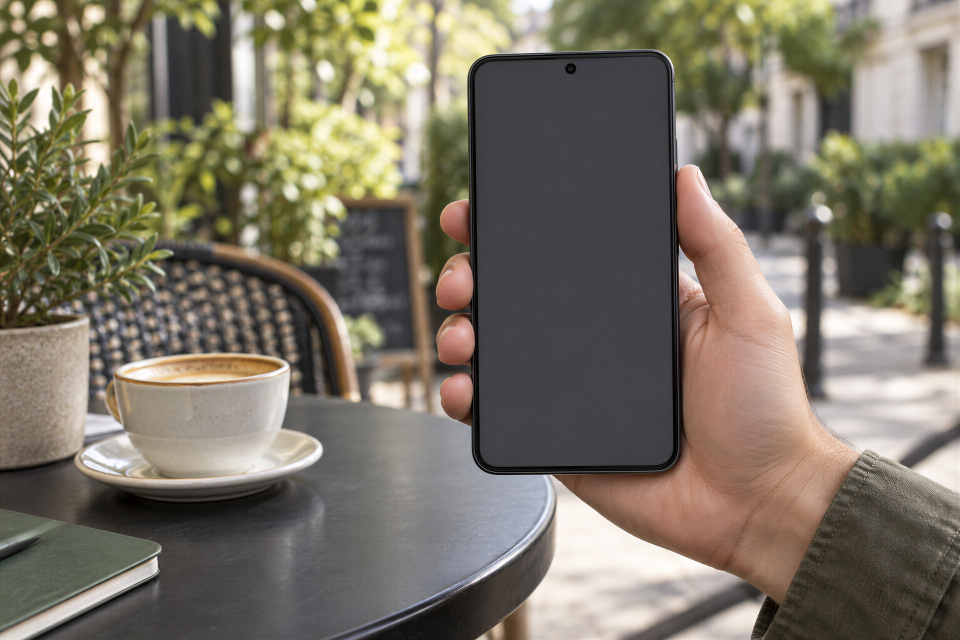
#> input picture backend/packages/mockups/assets/platform-study/galaxy.jpg, 3840 x 2560 px (shown at 1/4 size)
$ python -i image_adjust.py   (imports and definitions only)
#> lines starting #> are read from the running program, lines starting #| are printed output that depends on the picture
"""Image adjustment and filter pipeline for the Stimma SDK.

Pure functions — no SDK dependencies. Uses numpy for vectorized matrix operations
and PIL for spatial effects. Ports the image editor's TypeScript implementation
to Python.

Color matrices are 4x5 (20 elements), applied as:
  [R', G', B', A'] = matrix x [R, G, B, A, 1]
"""

from __future__ import annotations

import math
from pathlib import Path
from typing import Any

import numpy as np
from PIL import Image, ImageDraw, ImageFilter

# ---------------------------------------------------------------------------
# Filter preset matrices (ported from constants.ts)
# ---------------------------------------------------------------------------

FILTER_MATRICES: dict[str, list[float]] = {
    "chrome": [
        1.2, 0.1, 0.1, 0, -20,
        0.1, 1.1, 0.1, 0, -10,
        0.1, 0.1, 1.3, 0, -20,
        0, 0, 0, 1, 0,
    ],
    "fade": [
        1, 0, 0, 0, 30,
        0, 1, 0, 0, 30,
        0, 0, 1, 0, 30,
        0, 0, 0, 0.9, 0,
    ],
    "cold": [
        0.9, 0, 0.1, 0, 0,
        0, 0.95, 0.1, 0, 0,
        0.1, 0.1, 1.2, 0, 10,
        0, 0, 0, 1, 0,
    ],
    "warm": [
        1.2, 0.1, 0, 0, 10,
        0.1, 1.05, 0, 0, 5,
        0, 0, 0.9, 0, -10,
        0, 0, 0, 1, 0,
    ],
    "pastel": [
        1.1, 0.1, 0.1, 0, 20,
        0.1, 1.1, 0.1, 0, 20,
        0.1, 0.1, 1.1, 0, 20,
        0, 0, 0, 1, 0,
    ],
    "mono": [
        0.33, 0.33, 0.33, 0, 0,
        0.33, 0.33, 0.33, 0, 0,
        0.33, 0.33, 0.33, 0, 0,
        0, 0, 0, 1, 0,
    ],
    "noir": [
        0.4, 0.4, 0.2, 0, -20,
        0.3, 0.4, 0.2, 0, -10,
        0.2, 0.3, 0.4, 0, 0,
        0, 0, 0, 1, 0,
    ],
    "stark": [
        0.5, 0.5, 0.5, 0, -50,
        0.5, 0.5, 0.5, 0, -50,
        0.5, 0.5, 0.5, 0, -50,
        0, 0, 0, 1, 0,
    ],
    "sepia": [
        0.393, 0.769, 0.189, 0, 0,
        0.349, 0.686, 0.168, 0, 0,
        0.272, 0.534, 0.131, 0, 0,
        0, 0, 0, 1, 0,
    ],
    "vintage": [
        0.9, 0.2, 0.1, 0, 20,
        0.1, 0.8, 0.2, 0, 15,
        0.1, 0.1, 0.7, 0, 30,
        0, 0, 0, 1, 0,
    ],
    "vivid": [
        1.3, -0.1, -0.1, 0, 0,
        -0.1, 1.3, -0.1, 0, 0,
        -0.1, -0.1, 1.3, 0, 0,
        0, 0, 0, 1, 0,
    ],
    "dramatic": [
        1.3, -0.1, -0.1, 0, -20,
        -0.1, 1.3, -0.1, 0, -20,
        -0.1, -0.1, 1.3, 0, -20,
        0, 0, 0, 1, 0,
    ],
    "portra_400": [
        1.05, 0.08, 0.02, 0, 8,
        0.02, 1.0, 0.05, 0, 6,
        -0.02, 0.05, 0.92, 0, 15,
        0, 0, 0, 1, 0,
    ],
    "velvia": [
        1.2, -0.05, -0.05, 0, -15,
        -0.05, 1.15, -0.05, 0, -10,
        -0.05, 0.05, 1.3, 0, -20,
        0, 0, 0, 1, 0,
    ],
    "kodachrome": [
        1.15, 0.1, -0.05, 0, 5,
        0.05, 1.05, 0.0, 0, 0,
        -0.05, 0.1, 1.1, 0, 10,
        0, 0, 0, 1, 0,
    ],
    "cinestill_800t": [
        0.95, 0.05, 0.1, 0, 10,
        0.0, 1.0, 0.1, 0, 5,
        0.1, 0.1, 1.15, 0, 0,
        0, 0, 0, 1, 0,
    ],
    "polaroid_600": [
        1.0, 0.05, 0.0, 0, 25,
        0.02, 0.98, 0.05, 0, 20,
        0.0, 0.08, 0.9, 0, 30,
        0, 0, 0, 0.95, 0,
    ],
    "tri_x_400": [
        0.35, 0.45, 0.2, 0, 0,
        0.35, 0.45, 0.2, 0, 0,
        0.35, 0.45, 0.2, 0, 0,
        0, 0, 0, 1, 0,
    ],
}

FILTER_NAMES: list[str] = list(FILTER_MATRICES.keys())

# ---------------------------------------------------------------------------
# Color matrix builders (ported from colorMatrix.ts)
# ---------------------------------------------------------------------------

_IDENTITY = [
    1, 0, 0, 0, 0,
    0, 1, 0, 0, 0,
    0, 0, 1, 0, 0,
    0, 0, 0, 1, 0,
]


def _multiply_matrices(a: list[float], b: list[float]) -> list[float]:
    """Compose two 4x5 color matrices (implicit 5th row [0,0,0,0,1])."""
    result = [0.0] * 20
    for row in range(4):
        for col in range(5):
            s = 0.0
            for i in range(4):
                s += a[row * 5 + i] * b[i * 5 + col]
            result[row * 5 + col] = s
        # Add the offset column from a
        result[row * 5 + 4] += a[row * 5 + 4]
    return result


def _brightness_matrix(value: float) -> list[float]:
    """Brightness: -100 to +100 -> offset -255 to +255."""
    b = (value / 100) * 255
    return [
        1, 0, 0, 0, b,
        0, 1, 0, 0, b,
        0, 0, 1, 0, b,
        0, 0, 0, 1, 0,
    ]


def _contrast_matrix(value: float) -> list[float]:
    """Contrast: -100 to +100 -> scale 0 to 2."""
    c = 1 + value / 100
    o = 128 * (1 - c)
    return [
        c, 0, 0, 0, o,
        0, c, 0, 0, o,
        0, 0, c, 0, o,
        0, 0, 0, 1, 0,
    ]


# [59 lines left out: functions _saturation_matrix, _exposure_matrix, _temperature_matrix, _combine_adjustments, not called in this run]


def _apply_color_matrix(img: Image.Image, matrix: list[float]) -> Image.Image:
    """Apply a 4x5 color matrix to a PIL Image using numpy vectorized ops."""
    had_alpha = img.mode == "RGBA"
    if img.mode not in ("RGB", "RGBA"):
        img = img.convert("RGBA" if had_alpha else "RGB")

    arr = np.array(img, dtype=np.float32)
    h, w = arr.shape[:2]
    channels = arr.shape[2]

    # Build pixel matrix: (N, 5) with ones column
    pixels = arr.reshape(-1, channels)
    if channels == 3:
        ones = np.ones((pixels.shape[0], 1), dtype=np.float32)
        zeros = np.zeros((pixels.shape[0], 1), dtype=np.float32)
        pixels_5 = np.concatenate([pixels, zeros, ones], axis=1)  # R,G,B,0,1
    else:
        ones = np.ones((pixels.shape[0], 1), dtype=np.float32)
        pixels_5 = np.concatenate([pixels, ones], axis=1)  # R,G,B,A,1

    # Matrix is 4x5, we want result = pixels_5 @ matrix.T
    mat = np.array(matrix, dtype=np.float32).reshape(4, 5)
    result = pixels_5 @ mat.T  # (N, 4)

    np.clip(result, 0, 255, out=result)

    if had_alpha:
        out_arr = result.reshape(h, w, 4).astype(np.uint8)
        return Image.fromarray(out_arr, "RGBA")
    else:
        out_arr = result[:, :3].reshape(h, w, 3).astype(np.uint8)
        return Image.fromarray(out_arr, "RGB")


# ---------------------------------------------------------------------------
# Gamma correction (real np.power, not the TS linear approximation)
# ---------------------------------------------------------------------------

# [17 lines left out: function _apply_gamma, not called in this run]


# ---------------------------------------------------------------------------
# Auto adjustments (ported from FinetuneControls.vue)
# ---------------------------------------------------------------------------

def _analyze_image(img: Image.Image) -> dict[str, Any]:
    """Histogram analysis on downsampled image (256px max)."""
    max_size = 256
    scale = min(1.0, max_size / max(img.width, img.height))
    if scale < 1.0:
        small = img.resize(
            (max(1, int(img.width * scale)), max(1, int(img.height * scale))),
            Image.LANCZOS,
        )
    else:
        small = img

    if small.mode != "RGB":
        small = small.convert("RGB")

    arr = np.array(small, dtype=np.int32)
    r, g, b = arr[:, :, 0], arr[:, :, 1], arr[:, :, 2]

    hist_r = np.bincount(r.ravel(), minlength=256)
    hist_g = np.bincount(g.ravel(), minlength=256)
    hist_b = np.bincount(b.ravel(), minlength=256)

    pixel_count = arr.shape[0] * arr.shape[1]
    total_brightness = float(np.mean((r + g + b) / 3.0))

    threshold = pixel_count * 0.005

    def find_min_max(hist: np.ndarray) -> tuple[int, int]:
        cumsum = np.cumsum(hist)
        min_val = int(np.searchsorted(cumsum, threshold))
        max_val = 255 - int(np.searchsorted(cumsum[::-1], threshold))
        return min_val, max_val

    min_r, max_r = find_min_max(hist_r)
    min_g, max_g = find_min_max(hist_g)
    min_b, max_b = find_min_max(hist_b)

    # Weighted averages per channel
    vals = np.arange(256, dtype=np.float64)
    avg_r = float(np.dot(hist_r, vals) / max(hist_r.sum(), 1))
    avg_b = float(np.dot(hist_b, vals) / max(hist_b.sum(), 1))

    return {
        "avg": total_brightness,
        "min_r": min_r, "max_r": max_r,
        "min_g": min_g, "max_g": max_g,
        "min_b": min_b, "max_b": max_b,
        "avg_r": avg_r, "avg_b": avg_b,
    }


def _auto_levels(img: Image.Image) -> Image.Image:
    """Auto brightness + contrast based on histogram analysis."""
    analysis = _analyze_image(img)
    midpoint = 127.5
    brightness_adj = round((midpoint - analysis["avg"]) / 2.55)
    brightness_adj = max(-50, min(50, brightness_adj))

    avg_min = (analysis["min_r"] + analysis["min_g"] + analysis["min_b"]) / 3
    avg_max = (analysis["max_r"] + analysis["max_g"] + analysis["max_b"]) / 3
    dyn_range = avg_max - avg_min
    contrast_adj = round(((255 - dyn_range) / 255) * 30)
    contrast_adj = max(0, min(50, contrast_adj))

    matrix = list(_IDENTITY)
    if brightness_adj != 0:
        matrix = _multiply_matrices(matrix, _brightness_matrix(brightness_adj))
    if contrast_adj != 0:
        matrix = _multiply_matrices(matrix, _contrast_matrix(contrast_adj))

    return _apply_color_matrix(img, matrix)


# [25 lines left out: functions _auto_contrast, _auto_white_balance, not called in this run]


# ---------------------------------------------------------------------------
# Spatial effects (ported from effects.ts)
# ---------------------------------------------------------------------------

def _apply_blur(img: Image.Image, amount: float) -> Image.Image:
    """Gaussian blur."""
    return img.filter(ImageFilter.GaussianBlur(radius=amount))


# [299 lines left out: functions _apply_sharpen, _apply_noise, _apply_vignette, _apply_clarity, _apply_glow, _apply_pixelate and 5 more, not called in this run]


# ---------------------------------------------------------------------------
# Dithering (Floyd-Steinberg, ported from effects.ts)
# ---------------------------------------------------------------------------

_DITHER_PALETTES: dict[str, list[tuple[int, int, int]]] = {
    "bw": [(0, 0, 0), (255, 255, 255)],
    "gameboy": [(15, 56, 15), (48, 98, 48), (139, 172, 15), (155, 188, 15)],
    "cga": [(0, 0, 0), (0, 170, 170), (170, 0, 170), (170, 170, 170)],
    "4bit": [
        (0, 0, 0), (128, 0, 0), (0, 128, 0), (128, 128, 0),
        (0, 0, 128), (128, 0, 128), (0, 128, 128), (192, 192, 192),
        (128, 128, 128), (255, 0, 0), (0, 255, 0), (255, 255, 0),
        (0, 0, 255), (255, 0, 255), (0, 255, 255), (255, 255, 255),
    ],
}


def _build_8bit_palette() -> list[tuple[int, int, int]]:
    palette = []
    for r in range(6):
        for g in range(6):
            for b in range(6):
                palette.append((r * 51, g * 51, b * 51))
    for i in range(24):
        v = round(i * 10.625)
        palette.append((v, v, v))
    return palette


_DITHER_PALETTES["8bit"] = _build_8bit_palette()


# [236 lines left out: functions _apply_dither, _hsl_to_rgb, _rgb_to_hsl, _apply_split_toning, _apply_gradient_map, _apply_color_isolation, not called in this run]


# ---------------------------------------------------------------------------
# Main entry point
# ---------------------------------------------------------------------------

_AUTO_FUNCS = {
    "levels": _auto_levels,
    "contrast": _auto_contrast,
    "white_balance": _auto_white_balance,
}


# [144 lines left out: function adjust, not called in this run]

>>> from PIL import Image
>>> picture = Image.open('../../packages/mockups/assets/platform-study/galaxy.jpg')
#> picture is the input picture: PIL image 3840x2560 RGB; mean R, G, B 123.5, 116.4, 102
>>> result = _auto_levels(picture)
#> in _analyze_image, `small = img.resize( (max(1, int(img.width * scale)), max(1, int(img.he..`:
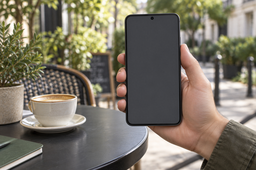
#> small: PIL image 256x170 RGB; mean R, G, B 123.5, 116.4, 102
#> in _analyze_image, `r, g, b = arr[:, :, 0], arr[:, :, 1], arr[:, :, 2]`:
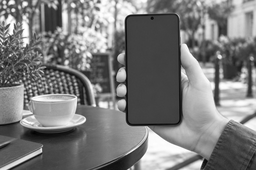
#> r: shape (170, 256) int32; min 2, max 255, mean 123.5
#> in _analyze_image, `r, g, b = arr[:, :, 0], arr[:, :, 1], arr[:, :, 2]`:
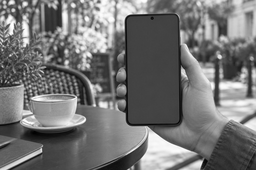
#> g: shape (170, 256) int32; min 2, max 255, mean 116.4
#> in _analyze_image, `r, g, b = arr[:, :, 0], arr[:, :, 1], arr[:, :, 2]`:
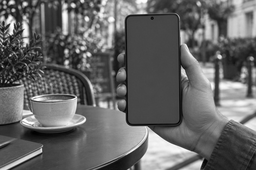
#> b: shape (170, 256) int32; min 0, max 255, mean 102
#> in _analyze_image, `hist_r = np.bincount(r.ravel(), minlength=256)`: hist_r = 256 values, max 2515 at index 66, min 0 at index 0, mean 170
#> in _analyze_image, `hist_g = np.bincount(g.ravel(), minlength=256)`: hist_g = 256 values, max 2529 at index 67, min 0 at index 0, mean 170
#> in _analyze_image, `hist_b = np.bincount(b.ravel(), minlength=256)`: hist_b = 256 values, max 2566 at index 71, min 1 at index 0, mean 170
#> in _analyze_image, `total_brightness = float(np.mean((r + g + b) / 3.0))`: total_brightness = 114
#> in find_min_max, `cumsum = np.cumsum(hist)`: cumsum = 256 values from 0 to 43520
#> in find_min_max, `min_val = int(np.searchsorted(cumsum, threshold))`: min_val = 17
#> in find_min_max, `max_val = 255 - int(np.searchsorted(cumsum[::-1], threshold))`: max_val = 255
#> in _analyze_image, `min_r, max_r = find_min_max(hist_r)`: min_r = 17; max_r = 255
#> in _analyze_image, `min_g, max_g = find_min_max(hist_g)`: min_g = 16; max_g = 255
#> in _analyze_image, `min_b, max_b = find_min_max(hist_b)`: min_b = 14; max_b = 255
#> in _analyze_image, `avg_r = float(np.dot(hist_r, vals) / max(hist_r.sum(), 1))`: avg_r = 123.5
#> in _analyze_image, `avg_b = float(np.dot(hist_b, vals) / max(hist_b.sum(), 1))`: avg_b = 102
#> in _auto_levels, `analysis = _analyze_image(img)`: analysis = 9 items
#> in _auto_levels, `brightness_adj = round((midpoint - analysis["avg"]) / 2.55)`: brightness_adj = 5
#> in _auto_levels, `avg_min = (analysis["min_r"] + analysis["min_g"] + analysis["min_b"]) ..`: avg_min = 15.67
#> in _auto_levels, `avg_max = (analysis["max_r"] + analysis["max_g"] + analysis["max_b"]) ..`: avg_max = 255
#> in _auto_levels, `dyn_range = avg_max - avg_min`: dyn_range = 239.3
#> in _auto_levels, `contrast_adj = round(((255 - dyn_range) / 255) * 30)`: contrast_adj = 2
#> in _brightness_matrix, `b = (value / 100) * 255`: b = 12.75
#> in _multiply_matrices, `result = [0.0] * 20`: result = [0, 0, 0, 0, 0, 0, 0, 0, 0, 0, 0, 0, 0, 0, 0, 0, 0, 0, 0, 0]
#> after the loop in _multiply_matrices, `for row in range(4):`: result = [1, 0, 0, 0, 12.75, 0, 1, 0, 0, 12.75, 0, 0, 1, 0, 12.75, 0, 0, 0, 1, 0]
#> in _auto_levels, `matrix = _multiply_matrices(matrix, _brightness_matrix(brightness_adj))`: matrix has the same summary as result in _multiply_matrices
#> in _contrast_matrix, `c = 1 + value / 100`: c = 1.02
#> in _contrast_matrix, `o = 128 * (1 - c)`: o = -2.56
#> in _auto_levels, `matrix = _multiply_matrices(matrix, _contrast_matrix(contrast_adj))`: matrix = [1.02, 0, 0, 0, 10.19, 0, 1.02, 0, 0, 10.19, 0, 0, 1.02, 0, 10.19, 0, 0, 0, 1, 0]
#> in _apply_color_matrix, `mat = np.array(matrix, dtype=np.float32).reshape(4, 5)`: mat = [[1.02, 0, 0, 0, 10.19], [0, 1.02, 0, 0, 10.19], [0, 0, 1.02, 0, 10.19], [0, 0, 0, 1, 0]]
#> in _apply_color_matrix, `out_arr = result[:, :3].reshape(h, w, 3).astype(np.uint8)`:
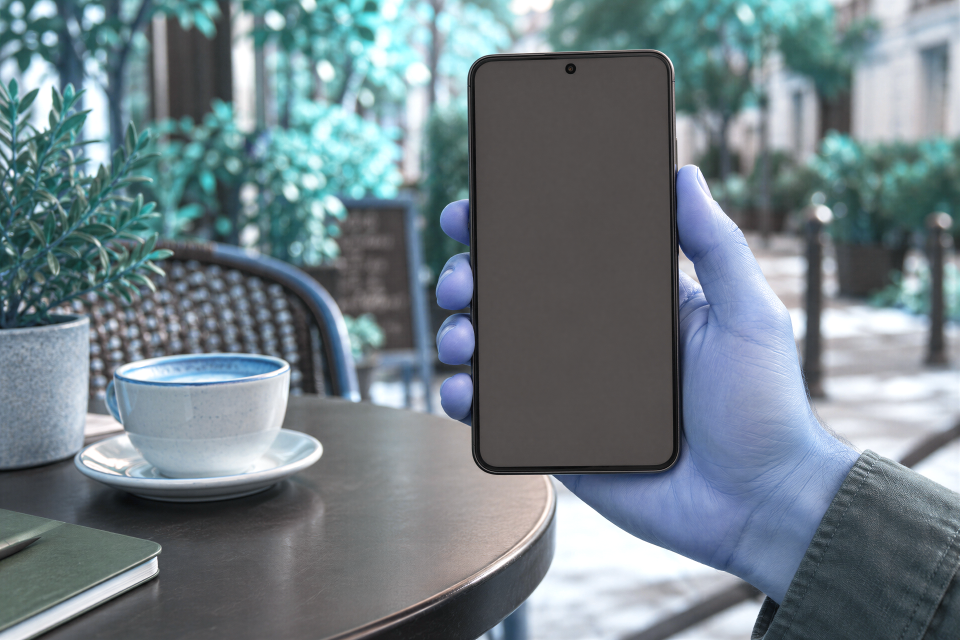
#> out_arr: shape (2560, 3840, 3) (shown at 1/4 size); mean of channels 0, 1, 2 135.4, 128.3, 113.7; drawn as B, G, R

$ run again, on backend/packages/mockups/assets/platform-study/android-home.png
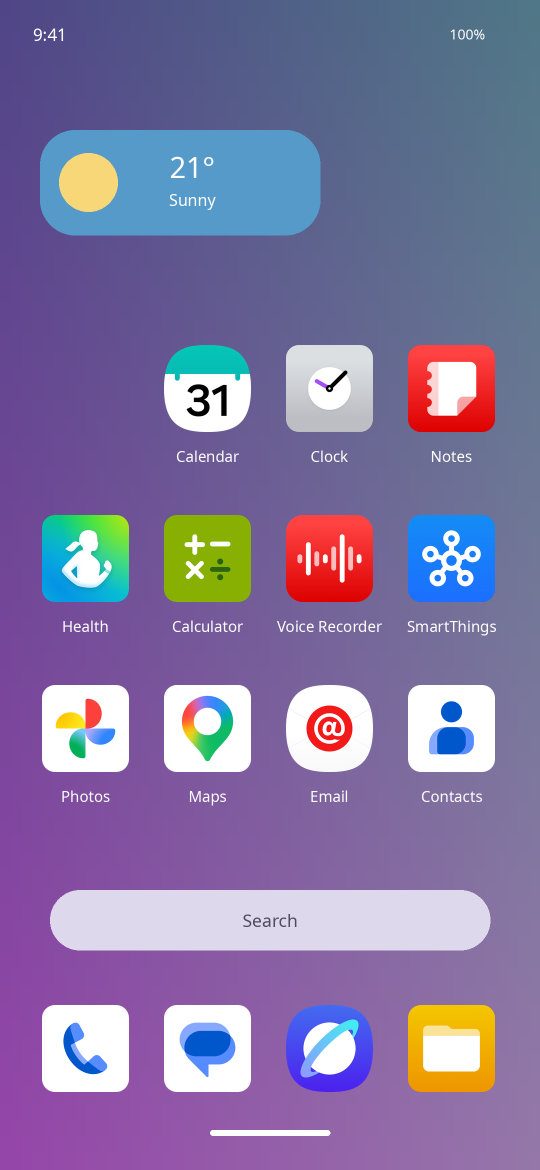
#> input picture backend/packages/mockups/assets/platform-study/android-home.png, 1080 x 2340 px (shown at 1/2 size)
#> picture is the input picture: PIL image 1080x2340 RGB; mean R, G, B 131, 119.2, 162.7
#> in _analyze_image, `r, g, b = arr[:, :, 0], arr[:, :, 1], arr[:, :, 2]`:
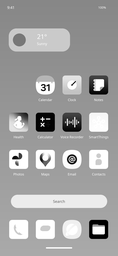
#> b: shape (256, 118) int32; min 0, max 255, mean 162.6
#> hist_r = 256 values, max 1369 at index 86, min 1 at index 46, mean 118
#> hist_g = 256 values, max 1044 at index 255, min 1 at index 1, mean 118
#> hist_b = 256 values, max 1329 at index 255, min 1 at index 84, mean 118
#> total_brightness = 137.5
#> cumsum = 256 values from 109 to 30208
#> min_val = 3
#> max_val = 255
#> min_r = 3; max_r = 255
#> min_g = 17; max_g = 255
#> min_b = 0; max_b = 255
#> avg_r = 130.8
#> avg_b = 162.6
#> analysis = 9 items
#> brightness_adj = -4
#> avg_min = 6.67
#> avg_max = 255
#> dyn_range = 248.3
#> contrast_adj = 1
#> in _brightness_matrix, `b = (value / 100) * 255`: b = -10.2
#> in _multiply_matrices, `result = [0.0] * 20`: result = [0, 0, 0, 0, 0, 0, 0, 0, 0, 0, 0, 0, 0, 0, 0, 0, 0, 0, 0, 0]
#> after the loop in _multiply_matrices, `for row in range(4):`: result = [1, 0, 0, 0, -10.2, 0, 1, 0, 0, -10.2, 0, 0, 1, 0, -10.2, 0, 0, 0, 1, 0]
#> in _auto_levels, `matrix = _multiply_matrices(matrix, _brightness_matrix(brightness_adj))`: matrix has the same summary as result in _multiply_matrices
#> c = 1.01
#> o = -1.28
#> in _auto_levels, `matrix = _multiply_matrices(matrix, _contrast_matrix(contrast_adj))`: matrix = [1.01, 0, 0, 0, -11.48, 0, 1.01, 0, 0, -11.48, 0, 0, 1.01, 0, -11.48, 0, 0, 0, 1, 0]
#> mat = [[1.01, 0, 0, 0, -11.48], [0, 1.01, 0, 0, -11.48], [0, 0, 1.01, 0, -11.48], [0, 0, 0, 1, 0]]
#> in _apply_color_matrix, `out_arr = result[:, :3].reshape(h, w, 3).astype(np.uint8)`:
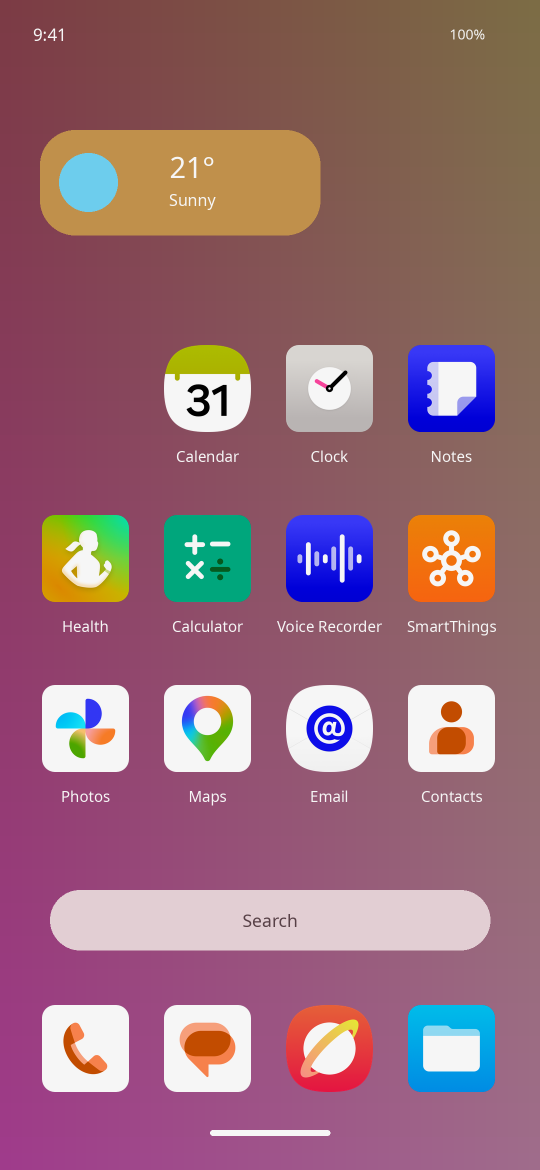
#> out_arr: shape (2340, 1080, 3) (shown at 1/2 size); mean of channels 0, 1, 2 120.3, 108.5, 152.6; drawn as B, G, R
